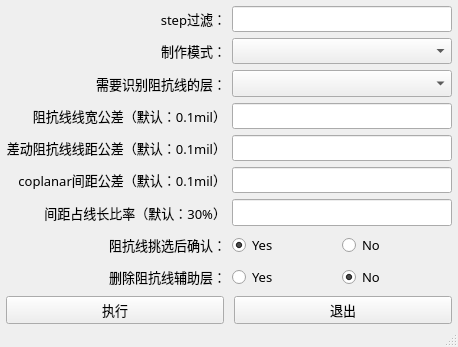
<?xml version="1.0" encoding="UTF-8"?>
<ui version="4.0">
 <class>MainWindow</class>
 <widget class="QMainWindow" name="MainWindow">
  <property name="geometry">
   <rect>
    <x>0</x>
    <y>0</y>
    <width>458</width>
    <height>347</height>
   </rect>
  </property>
  <property name="font">
   <font>
    <family>微软雅黑</family>
    <pointsize>10</pointsize>
   </font>
  </property>
  <property name="windowTitle">
   <string>阻抗线挑选并补偿，定义属性</string>
  </property>
  <widget class="QWidget" name="centralwidget">
   <layout class="QGridLayout" name="gridLayout">
    <property name="leftMargin">
     <number>6</number>
    </property>
    <property name="topMargin">
     <number>6</number>
    </property>
    <property name="rightMargin">
     <number>6</number>
    </property>
    <property name="bottomMargin">
     <number>0</number>
    </property>
    <item row="0" column="0">
     <widget class="QLabel" name="label_9">
      <property name="text">
       <string>step过滤：</string>
      </property>
      <property name="alignment">
       <set>Qt::AlignRight|Qt::AlignTrailing|Qt::AlignVCenter</set>
      </property>
     </widget>
    </item>
    <item row="0" column="1">
     <widget class="QLineEdit" name="lineEdit_step">
      <property name="sizePolicy">
       <sizepolicy hsizetype="Expanding" vsizetype="Preferred">
        <horstretch>0</horstretch>
        <verstretch>0</verstretch>
       </sizepolicy>
      </property>
     </widget>
    </item>
    <item row="1" column="0">
     <widget class="QLabel" name="label">
      <property name="maximumSize">
       <size>
        <width>16777215</width>
        <height>30</height>
       </size>
      </property>
      <property name="text">
       <string>制作模式：</string>
      </property>
      <property name="alignment">
       <set>Qt::AlignRight|Qt::AlignTrailing|Qt::AlignVCenter</set>
      </property>
     </widget>
    </item>
    <item row="1" column="1">
     <widget class="QComboBox" name="comboBox_result_mode">
      <property name="enabled">
       <bool>true</bool>
      </property>
      <property name="sizePolicy">
       <sizepolicy hsizetype="Preferred" vsizetype="Preferred">
        <horstretch>0</horstretch>
        <verstretch>0</verstretch>
       </sizepolicy>
      </property>
      <property name="maximumSize">
       <size>
        <width>16777215</width>
        <height>30</height>
       </size>
      </property>
     </widget>
    </item>
    <item row="2" column="0">
     <widget class="QLabel" name="label_2">
      <property name="maximumSize">
       <size>
        <width>16777215</width>
        <height>30</height>
       </size>
      </property>
      <property name="text">
       <string>需要识别阻抗线的层：</string>
      </property>
      <property name="alignment">
       <set>Qt::AlignRight|Qt::AlignTrailing|Qt::AlignVCenter</set>
      </property>
     </widget>
    </item>
    <item row="2" column="1">
     <widget class="QComboBox" name="comboBox_work_mode">
      <property name="sizePolicy">
       <sizepolicy hsizetype="Preferred" vsizetype="Preferred">
        <horstretch>0</horstretch>
        <verstretch>0</verstretch>
       </sizepolicy>
      </property>
      <property name="maximumSize">
       <size>
        <width>16777215</width>
        <height>30</height>
       </size>
      </property>
     </widget>
    </item>
    <item row="3" column="0">
     <widget class="QLabel" name="label_3">
      <property name="text">
       <string>阻抗线线宽公差（默认：0.1mil）</string>
      </property>
      <property name="alignment">
       <set>Qt::AlignRight|Qt::AlignTrailing|Qt::AlignVCenter</set>
      </property>
     </widget>
    </item>
    <item row="3" column="1">
     <widget class="QLineEdit" name="lineEdit_line_width_tol">
      <property name="sizePolicy">
       <sizepolicy hsizetype="Expanding" vsizetype="Preferred">
        <horstretch>0</horstretch>
        <verstretch>0</verstretch>
       </sizepolicy>
      </property>
     </widget>
    </item>
    <item row="4" column="0">
     <widget class="QLabel" name="label_4">
      <property name="text">
       <string>差动阻抗线线距公差（默认：0.1mil）</string>
      </property>
      <property name="alignment">
       <set>Qt::AlignRight|Qt::AlignTrailing|Qt::AlignVCenter</set>
      </property>
     </widget>
    </item>
    <item row="4" column="1">
     <widget class="QLineEdit" name="lineEdit_diff_spacing_tol">
      <property name="sizePolicy">
       <sizepolicy hsizetype="Expanding" vsizetype="Preferred">
        <horstretch>0</horstretch>
        <verstretch>0</verstretch>
       </sizepolicy>
      </property>
     </widget>
    </item>
    <item row="5" column="0">
     <widget class="QLabel" name="label_5">
      <property name="text">
       <string>coplanar间距公差（默认：0.1mil）</string>
      </property>
      <property name="alignment">
       <set>Qt::AlignRight|Qt::AlignTrailing|Qt::AlignVCenter</set>
      </property>
     </widget>
    </item>
    <item row="5" column="1">
     <widget class="QLineEdit" name="lineEdit_coplanar_spacing_tol">
      <property name="sizePolicy">
       <sizepolicy hsizetype="Expanding" vsizetype="Preferred">
        <horstretch>0</horstretch>
        <verstretch>0</verstretch>
       </sizepolicy>
      </property>
     </widget>
    </item>
    <item row="6" column="0">
     <widget class="QLabel" name="label_6">
      <property name="text">
       <string>间距占线长比率（默认：30%）</string>
      </property>
      <property name="alignment">
       <set>Qt::AlignRight|Qt::AlignTrailing|Qt::AlignVCenter</set>
      </property>
     </widget>
    </item>
    <item row="6" column="1">
     <widget class="QLineEdit" name="lineEdit_parallel_length_factor">
      <property name="sizePolicy">
       <sizepolicy hsizetype="Expanding" vsizetype="Preferred">
        <horstretch>0</horstretch>
        <verstretch>0</verstretch>
       </sizepolicy>
      </property>
     </widget>
    </item>
    <item row="7" column="0">
     <widget class="QLabel" name="label_7">
      <property name="text">
       <string>阻抗线挑选后确认：</string>
      </property>
      <property name="alignment">
       <set>Qt::AlignRight|Qt::AlignTrailing|Qt::AlignVCenter</set>
      </property>
     </widget>
    </item>
    <item row="7" column="1">
     <widget class="QWidget" name="widget" native="true">
      <layout class="QHBoxLayout" name="horizontalLayout_2" stretch="0,0">
       <property name="spacing">
        <number>0</number>
       </property>
       <property name="leftMargin">
        <number>0</number>
       </property>
       <property name="topMargin">
        <number>0</number>
       </property>
       <property name="rightMargin">
        <number>0</number>
       </property>
       <property name="bottomMargin">
        <number>0</number>
       </property>
       <item>
        <widget class="QRadioButton" name="radioButton_confirm_yes">
         <property name="sizePolicy">
          <sizepolicy hsizetype="Minimum" vsizetype="Preferred">
           <horstretch>0</horstretch>
           <verstretch>0</verstretch>
          </sizepolicy>
         </property>
         <property name="text">
          <string>Yes</string>
         </property>
         <property name="checked">
          <bool>true</bool>
         </property>
        </widget>
       </item>
       <item>
        <widget class="QRadioButton" name="radioButton_confirm_no">
         <property name="sizePolicy">
          <sizepolicy hsizetype="Minimum" vsizetype="Preferred">
           <horstretch>0</horstretch>
           <verstretch>0</verstretch>
          </sizepolicy>
         </property>
         <property name="text">
          <string>No</string>
         </property>
        </widget>
       </item>
      </layout>
     </widget>
    </item>
    <item row="8" column="0">
     <widget class="QLabel" name="label_8">
      <property name="text">
       <string>删除阻抗线辅助层：</string>
      </property>
      <property name="alignment">
       <set>Qt::AlignRight|Qt::AlignTrailing|Qt::AlignVCenter</set>
      </property>
     </widget>
    </item>
    <item row="8" column="1">
     <widget class="QWidget" name="widget_2" native="true">
      <layout class="QHBoxLayout" name="horizontalLayout">
       <property name="spacing">
        <number>0</number>
       </property>
       <property name="leftMargin">
        <number>0</number>
       </property>
       <property name="topMargin">
        <number>0</number>
       </property>
       <property name="rightMargin">
        <number>0</number>
       </property>
       <property name="bottomMargin">
        <number>0</number>
       </property>
       <item>
        <widget class="QRadioButton" name="radioButton_delete_imp_yes">
         <property name="sizePolicy">
          <sizepolicy hsizetype="Minimum" vsizetype="Preferred">
           <horstretch>0</horstretch>
           <verstretch>0</verstretch>
          </sizepolicy>
         </property>
         <property name="text">
          <string>Yes</string>
         </property>
         <property name="checked">
          <bool>false</bool>
         </property>
        </widget>
       </item>
       <item>
        <widget class="QRadioButton" name="radioButton_delete_imp_no">
         <property name="sizePolicy">
          <sizepolicy hsizetype="Minimum" vsizetype="Preferred">
           <horstretch>0</horstretch>
           <verstretch>0</verstretch>
          </sizepolicy>
         </property>
         <property name="text">
          <string>No</string>
         </property>
         <property name="checked">
          <bool>true</bool>
         </property>
        </widget>
       </item>
      </layout>
     </widget>
    </item>
    <item row="9" column="0" colspan="2">
     <layout class="QHBoxLayout" name="horizontalLayout_3">
      <property name="spacing">
       <number>10</number>
      </property>
      <item>
       <widget class="QPushButton" name="pushButton_exec">
        <property name="sizePolicy">
         <sizepolicy hsizetype="Minimum" vsizetype="Preferred">
          <horstretch>0</horstretch>
          <verstretch>0</verstretch>
         </sizepolicy>
        </property>
        <property name="minimumSize">
         <size>
          <width>0</width>
          <height>28</height>
         </size>
        </property>
        <property name="cursor">
         <cursorShape>PointingHandCursor</cursorShape>
        </property>
        <property name="text">
         <string>执行</string>
        </property>
       </widget>
      </item>
      <item>
       <widget class="QPushButton" name="pushButton_exit">
        <property name="sizePolicy">
         <sizepolicy hsizetype="Minimum" vsizetype="Preferred">
          <horstretch>0</horstretch>
          <verstretch>0</verstretch>
         </sizepolicy>
        </property>
        <property name="cursor">
         <cursorShape>PointingHandCursor</cursorShape>
        </property>
        <property name="text">
         <string>退出</string>
        </property>
       </widget>
      </item>
     </layout>
    </item>
   </layout>
  </widget>
  <widget class="QStatusBar" name="statusbar"/>
 </widget>
 <resources/>
 <connections/>
</ui>
